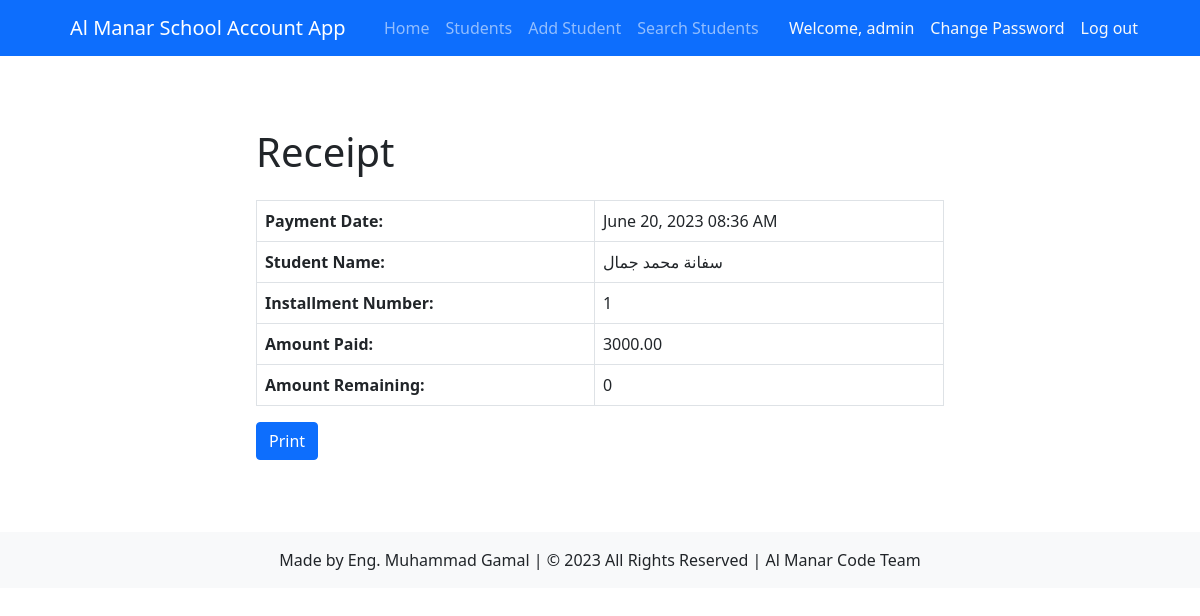
The app's page /students/receipt/72/ (signed in) with its own data.
### account/models.py (models this page shows)
class User(AbstractUser):
    username = models.CharField(max_length=150, unique=True)  # Add the username field
    email = models.EmailField(unique=True)
    date_of_enrollment = models.DateField(null=True, blank=True)
    national_id = models.CharField(max_length=20, null=True, blank=True)
    department = models.CharField(max_length=20, choices=[
        ('accounts', 'Accounts'),
        ('student_affairs', 'Student Affairs'),
        ('administration', 'Administration')
    ])
    USERNAME_FIELD = 'username'
    REQUIRED_FIELDS = ['email']
    objects = CustomUserManager()
    class Meta:
        permissions = [
            ('can_view_reports', 'Can view all reports'),
            ('can_edit_employee', 'Can edit employee profile'),
            ('can_add_student', 'Can add new student'),
            ('can_edit_student', 'Can edit student profile'),
            ('can_add_expense', 'Can add new expense'),
            ('can_pay_installment', 'Can pay student installment')
        ]

### students/models.py (models this page shows, shortened)
class Tuition(models.Model):
    student = models.ForeignKey('Student', related_name='tuitions', on_delete=models.CASCADE)
    installment_number = models.IntegerField()
    amount_tuition = models.DecimalField(max_digits=8, decimal_places=2)
    paid = models.BooleanField(default=False)
    receipt_date = models.DateTimeField(default=timezone.now, editable=False)

class Student(models.Model):
    GENDER_CHOICES = (
        ('', '---------'),
        ('M', 'Male'),
        ('F', 'Female'),
    )
    name = models.CharField(max_length=50)
    national_number = models.IntegerField(unique=True)
    age = models.IntegerField()
    gender = models.CharField(max_length=1, choices=GENDER_CHOICES)
    date_of_birth = models.DateField()
    academic_year = models.ForeignKey(AcademicYear, on_delete=models.CASCADE, default=timezone.now)
    classroom = models.ManyToManyField(Classroom)
    classroom_name = models.ForeignKey(Classroom, on_delete=models.SET_NULL, null=True, related_name='students_by_name')
    total_payments = models.DecimalField(max_digits=8, decimal_places=2, default=0)
    total_owed = models.DecimalField(max_digits=8, decimal_places=2, default=0)
    def __str__(self):
        return self.name

### students/views.py (the view)
# urls.py: path('receipt/<int:pk>/', views.receipt, name='receipt'),
@never_cache
@login_required
def receipt(request, pk):
    tuition = get_object_or_404(Tuition, pk=pk)
    student = tuition.student  # Retrieve the student from the tuition object
    installments = Tuition.objects.filter(student=student)
    total_paid = sum(installment.amount_tuition for installment in installments if installment.paid)
    classroom = student.classroom.first()  # Retrieve the first classroom for the student
    expenses = Expense.objects.filter(classroom=classroom)
    total_expenses = sum(expense.amount for expense in expenses)
    total_owed = total_expenses - total_paid
    if not tuition.paid:
        messages.warning(request, 'This installment has not been paid yet.')
        return redirect('student_detail', pk=student.pk)  # Use student.pk instead of tuition.student.pk
    else:
        context = {
            'tuition': tuition,
            'installments': installments,
            'total_paid': total_paid,
            'expenses': expenses,
            'total_expenses': total_expenses,
            'total_owed': total_owed,
        }
        return render(request, 'students/receipt.html', context)

### students/templates/students/receipt.html (shortened to what this page needs)
{% extends 'students/base.html' %}
{% block content %}
<div class="container py-5">
    <div class="row">
        <div class="col-md-8 mx-auto">
            <h1 class="mb-4">Receipt</h1>
            <table class="table table-bordered">
                <tbody>
                    <tr>
                        <th>Payment Date:</th>
                        <td>{{ tuition.receipt_date|date:"F d, Y" }} {{ tuition.receipt_date|time:"h:i A" }}</td>
                    </tr>
                    <tr>
                        <th>Student Name:</th>
                        <td>{{ tuition.student }}</td>
                    </tr>
                    <tr>
                        <th>Installment Number:</th>
                        <td>{{ tuition.installment_number }}</td>
                    </tr>
                    <tr>
                        <th>Amount Paid:</th>
                        <td>{{ tuition.amount_tuition }}</td>
                                </tr>
                                <tr>
                                    <th>Amount Remaining:</th>
                                    <td>
                                        {% if total_owed > 0 %}
                                            {{ total_owed }}
                                        {% elif total_owed < 0 %}
                                            Paid over
                                            {{ total_owed }}
                                        {% else %}
                                            0
                                        {% endif %}
                                    </td>
                                </tr>
                            </tbody>
            </table>
            <button class="btn btn-primary print-button" onclick="printReceipt()">Print</button>
        </div>
    </div>
</div>
{% endblock content %}

### students/templates/students/base.html (shortened to what this page needs)
{% load static %}
{% load crispy_forms_tags %}
<!DOCTYPE html>
<html lang="en">
<head>
<link rel="stylesheet" href="{% static 'css/bootstrap.css' %}">
<link rel="stylesheet" href="{% static 'css/bootstrap.min.css' %}">
<link rel="stylesheet" href="{% static 'css/bootstrap.rtl.css' %}">
<link rel="stylesheet" href="{% static 'css/bootstrap.rtl.min.css' %}">
<link rel="stylesheet" href="{% static 'css/bootstrap-grid.css' %}">
<link rel="stylesheet" href="{% static 'css/bootstrap-grid.min.css' %}">
<link rel="stylesheet" href="{% static 'css/bootstrap-grid.rtl.css' %}">
<link rel="stylesheet" href="{% static 'css/bootstrap-grid.rtl.min.css' %}">
<link rel="stylesheet" href="{% static 'css/bootstrap-reboot.css' %}">
<link rel="stylesheet" href="{% static 'css/bootstrap-reboot.min.css' %}">
<link rel="stylesheet" href="{% static 'css/bootstrap-reboot.rtl.css' %}">
<link rel="stylesheet" href="{% static 'css/bootstrap-reboot.rtl.min.css' %}">
<link rel="stylesheet" href="{% static 'css/bootstrap-utilities.css' %}">
<link rel="stylesheet" href="{% static 'css/bootstrap-utilities.min.css' %}">
<link rel="stylesheet" href="{% static 'css/bootstrap-utilities.rtl.css' %}">
<link rel="stylesheet" href="{% static 'css/bootstrap-utilities.rtl.min.css' %}">
<link rel="stylesheet" href="{% static 'css/style.css' %}">
<link rel="stylesheet" href="https://use.fontawesome.com/releases/v5.15.3/css/all.css">
<link rel="stylesheet" href="https://cdn.jsdelivr.net/npm/bootstrap-icons%401.5.0/font/bootstrap-icons.css">
<link rel="stylesheet" href="https://cdnjs.cloudflare.com/ajax/libs/twitter-bootstrap/5.0.2/css/bootstrap.min.css" />
</head>
<body>
  <nav class="navbar navbar-expand-lg navbar-dark bg-primary">
    <div class="container">
      <a class="navbar-brand" href="#">Al Manar School Account App</a>
      <div class="collapse navbar-collapse" id="navbarNav">
        <ul class="navbar-nav me-auto">
          <li class="nav-item">
            <a class="nav-link {% if request.resolver_match.url_name == 'home' %}active{% endif %}" href="{% url 'students:home' %}">Home</a>
          </li>
          <li class="nav-item">
            <a class="nav-link {% if request.resolver_match.url_name == 'student_list' %}active{% endif %}" href="{% url 'students:student_list' %}">Students</a>
          </li>
          <li class="nav-item">
            <a class="nav-link {% if request.resolver_match.url_name == 'add_student' %}active{% endif %}" href="{% url 'students:add_student' %}">Add Student</a>
          </li>
          <li class="nav-item">
            <a class="nav-link {% if request.resolver_match.url_name == 'search_student' %}active{% endif %}" href="{% url 'students:search_student' %}">Search Students</a>
          </li>
        </ul>
        <ul class="navbar-nav">
          {% if user.is_authenticated %}
            <li class="nav-item">
              <a class="nav-link text-light" href="{% url 'account:view_profile' %}">Welcome, {{ user.username }}</a>
            </li>
            <li class="nav-item">
              <a class="nav-link text-light" href="{% url 'account:change_password' %}">Change Password</a>
            </li>
            <li class="nav-item">
              <a class="nav-link text-light" href="{% url 'account:logout' %}">Log out</a>
            </li>
          {% endif %}
        </ul>
      </div>
    </div>
  </nav>
<div class="container py-4">
    {% block content %}
    {% endblock %}
</div>
<footer class="bg-light text-center py-3">
  Made by Eng. Muhammad Gamal | © 2023 All Rights Reserved | Al Manar Code Team
</footer>
</body>
</html>

### students/static/css/style.css (style rules this page uses)
.btn-primary { background-color: #007bff; border-color: #007bff; }

### records on screen
User: username "admin"
Tuition: receipt_date "June 20, 2023", receipt_date "08:36 AM", student "سفانة محمد جمال", installment_number "1", amount_tuition "3000.00"
